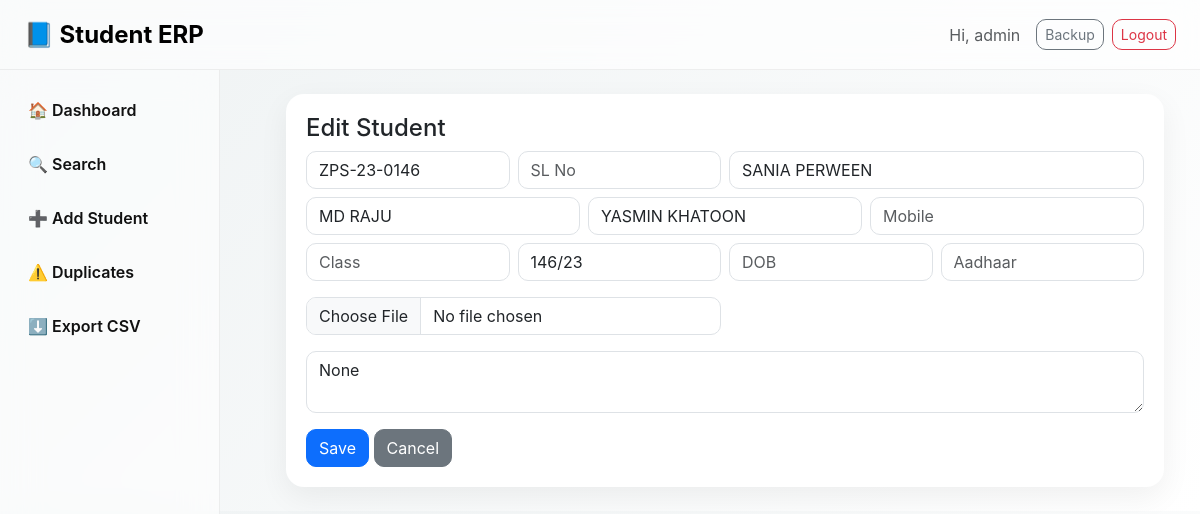
Page /student/1/edit (signed in) on the committed database.
### tables this page shows
CREATE TABLE users (
        id INTEGER PRIMARY KEY AUTOINCREMENT,
        username TEXT UNIQUE,
        password_hash TEXT,
        role TEXT,
        full_name TEXT,
        created_at TEXT
    );

CREATE TABLE students (
        id INTEGER PRIMARY KEY AUTOINCREMENT,
        stable_id TEXT UNIQUE,
        school_id TEXT,
        sl_no TEXT,
        student_name TEXT,
        father_name TEXT,
        mother_name TEXT,
        sex_cast TEXT,
        dob TEXT,
        aadhaar_no TEXT,
        mobile_no TEXT,
        admission_class TEXT,
        admission_no TEXT,
        blood_group TEXT,
        address TEXT,
        category TEXT,
        religion TEXT,
        prev_school TEXT,
        transport_required INTEGER DEFAULT 0,
        medical_issues TEXT,
        emergency_contact TEXT,
        photo TEXT,
        remarks TEXT,
        status TEXT DEFAULT 'active',
        created_at TEXT,
        updated_at TEXT
    );

### app.py (the view)
@app.route("/student/<int:student_id>/edit", methods=["GET", "POST"])
@login_required
def edit_student(student_id):
    conn = get_conn()
    cur = conn.cursor()
    if request.method == "POST":
        form = request.form
        f = request.files.get("photo")
        photo = None
        if f and allowed_file(f.filename):
            fn = secure_filename(f.filename)
            fn = f"{datetime.now(timezone.utc).strftime('%Y%m%d%H%M%S')}_{fn}"
            f.save(os.path.join(app.config["UPLOAD_FOLDER"], fn))
            photo = fn
        updates = []
        params = []
        fields = ["school_id","sl_no","student_name","father_name","mother_name","sex_cast","dob","aadhaar_no","mobile_no","admission_class","admission_no","blood_group","address","category","religion","prev_school","medical_issues","emergency_contact","status"]
        for fld in fields:
            updates.append(f"{fld}=?")
            params.append(form.get(fld, ""))
        updates.append("transport_required=?")
        params.append(1 if form.get("transport_required") == "on" else 0)
        updates.append("updated_at=?")
        params.append(now_ts())
        if photo:
            updates.insert(0, "photo=?"); params.insert(0, photo)
        params.append(student_id)
        sql = "UPDATE students SET " + ",".join(updates) + " WHERE id=?"
        cur.execute(sql, params)
        remark_text = form.get("new_remark", "").strip()
        if remark_text:
            cur.execute("INSERT INTO remarks (student_id,author,role,text,created_at) VALUES (?,?,?,?,?)",
                        (student_id, current_user.username, current_user.role, remark_text, now_ts()))
        conn.commit()
        conn.close()
        record_audit(current_user.username, "UPDATE", student_id, f"Edited student {student_id}")
        flash("Student updated", "success")
        return redirect(url_for("view_student", student_id=student_id))
    else:
        cur.execute("SELECT * FROM students WHERE id=?", (student_id,))
        s = cur.fetchone()
        conn.close()
        return render_template("add_edit.html", mode="edit", student=s)

### app.py (called while the page is built)
def get_conn():
    conn = sqlite3.connect(DB_PATH)
    conn.row_factory = sqlite3.Row
    return conn

@login_manager.user_loader
def load_user(user_id):
    conn = get_conn()
    cur = conn.cursor()
    cur.execute("SELECT id,username,role FROM users WHERE id=?", (user_id,))
    r = cur.fetchone()
    conn.close()
    if not r:
        return None
    return User(r["id"], r["username"], r["role"])

### templates/add_edit.html
{% extends "layout.html" %}
{% block content %}
<div class="apple-card mx-auto" style="max-width:900px">
  <h4>{{ 'Add Student' if mode=='add' else 'Edit Student' }}</h4>
  <form method="post" enctype="multipart/form-data">
    <div class="row g-2">
      <div class="col-md-3"><input class="form-control" name="school_id" placeholder="School ID" value="{{ student['school_id'] if student else '' }}"></div>
      <div class="col-md-3"><input class="form-control" name="sl_no" placeholder="SL No" value="{{ student['sl_no'] if student else '' }}"></div>
      <div class="col-md-6"><input class="form-control" name="student_name" placeholder="Student Name" value="{{ student['student_name'] if student else '' }}" required></div>
      <div class="col-md-4 mt-2"><input class="form-control" name="father_name" placeholder="Father" value="{{ student['father_name'] if student else '' }}"></div>
      <div class="col-md-4 mt-2"><input class="form-control" name="mother_name" placeholder="Mother" value="{{ student['mother_name'] if student else '' }}"></div>
      <div class="col-md-4 mt-2"><input class="form-control" name="mobile_no" placeholder="Mobile" value="{{ student['mobile_no'] if student else '' }}"></div>
      <div class="col-md-3 mt-2"><input class="form-control" name="admission_class" placeholder="Class" value="{{ student['admission_class'] if student else '' }}"></div>
      <div class="col-md-3 mt-2"><input class="form-control" name="admission_no" placeholder="Admission No" value="{{ student['admission_no'] if student else '' }}"></div>
      <div class="col-md-3 mt-2"><input class="form-control" name="dob" placeholder="DOB" value="{{ student['dob'] if student else '' }}"></div>
      <div class="col-md-3 mt-2"><input class="form-control" name="aadhaar_no" placeholder="Aadhaar" value="{{ student['aadhaar_no'] if student else '' }}"></div>
      <div class="col-md-6 mt-3">
        <input class="form-control" type="file" name="photo" accept="image/*">
      </div>
      <div class="col-12 mt-3">
        <textarea class="form-control" name="remarks" placeholder="Remarks">{{ student['remarks'] if student else '' }}</textarea>
      </div>
      <div class="col-12 mt-3">
        <button class="btn btn-primary">{{ 'Create' if mode=='add' else 'Save' }}</button>
        <a class="btn btn-secondary" href="{{ url_for('search') }}">Cancel</a>
      </div>
    </div>
  </form>
</div>
{% endblock %}

### templates/layout.html (shortened to what this page needs)
<!doctype html>
<html>
<head>
  <link href="https://cdn.jsdelivr.net/npm/bootstrap@5.3.2/dist/css/bootstrap.min.css" rel="stylesheet">
  <link rel="stylesheet" href="/static/css/main.css">
</head>
<body class="app-body">
<nav class="navbar navbar-expand-lg glass-nav px-4">
  <a class="navbar-brand fw-bold fs-4" href="{{ url_for('dashboard') }}">📘 Student ERP</a>
  <div class="ms-auto d-flex align-items-center">
    <span class="me-3 text-muted">Hi, {{ current_user.username }}</span>
    <a class="btn btn-outline-secondary btn-sm me-2" href="{{ url_for('backup_db') }}">Backup</a>
    <a class="btn btn-outline-danger btn-sm" href="{{ url_for('logout') }}">Logout</a>
  </div>
</nav>
<div class="sidebar" id="sidebar">
  <div class="sidebar-inner">
    <a class="side-link" href="{{ url_for('dashboard') }}">🏠 Dashboard</a>
    <a class="side-link" href="{{ url_for('search') }}">🔍 Search</a>
    <a class="side-link" href="{{ url_for('add_student') }}">➕ Add Student</a>
    <a class="side-link" href="{{ url_for('find_duplicates') }}">⚠️ Duplicates</a>
    <a class="side-link" href="{{ url_for('export_csv') }}">⬇️ Export CSV</a>
  </div>
</div>
<div class="content-area" id="contentArea">
  <div class="container-fluid">
    {% block content %}{% endblock %}
  </div>
</div>
</body>
</html>

### static/css/main.css (style rules this page uses)
:root { --bg: linear-gradient(135deg,#eef2f3,#fff); --glass: rgba(255,255,255,0.65); --blur: blur(14px); --muted: #6b7280; --accent: #007aff; }
* { box-sizing:border-box }
body.app-body { background:var(--bg);font-family:-apple-system,BlinkMacSystemFont,'Segoe UI',Roboto,sans-serif;margin:0; }
.glass-nav { background:var(--glass);backdrop-filter:var(--blur);-webkit-backdrop-filter:var(--blur);border-bottom:1px solid rgba(0,0,0,0.06);height:70px;display:flex;align-items:center;padding:0 18px }
.sidebar { position:fixed;top:70px;left:0;width:220px;height:calc(100% - 70px);background:rgba(255,255,255,0.6);backdrop-filter:blur(18px);padding:18px;border-right:1px solid rgba(0,0,0,0.06) }
.sidebar-inner { display:flex;flex-direction:column;gap:10px }
.side-link { display:block;padding:10px;border-radius:10px;text-decoration:none;color:#111;font-weight:600 }
.content-area { margin-left:250px;padding:24px }
.apple-card { background:#fff;border-radius:18px;padding:20px;box-shadow:0 10px 30px rgba(0,0,0,0.06) }
.form-control { border-radius:10px }
.btn { border-radius:10px }

### rows in the picture
users: username "admin"
students: school_id "ZPS-23-0146", student_name "SANIA PERWEEN", father_name "MD RAJU", mother_name "YASMIN KHATOON", admission_no "146/23"

### other values in the picture
{{ 'Add Student' if mode=='add' else 'Edit Student' }} "Edit Student"
{{ 'Create' if mode=='add' else 'Save' }} "Save"
